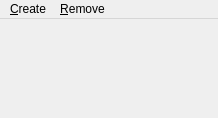
<?xml version="1.0" encoding="UTF-8"?>
<ui version="4.0">
 <class>NPWindow</class>
 <widget class="QMainWindow" name="NPWindow">
  <property name="geometry">
   <rect>
    <x>0</x>
    <y>0</y>
    <width>218</width>
    <height>118</height>
   </rect>
  </property>
  <property name="windowTitle">
   <string>NetPort</string>
  </property>
  <widget class="QWidget" name="centralwidget">
   <layout class="QVBoxLayout" name="verticalLayout">
    <property name="leftMargin">
     <number>3</number>
    </property>
    <property name="topMargin">
     <number>3</number>
    </property>
    <property name="rightMargin">
     <number>3</number>
    </property>
    <property name="bottomMargin">
     <number>3</number>
    </property>
   </layout>
  </widget>
  <widget class="QMenuBar" name="menubar">
   <property name="geometry">
    <rect>
     <x>0</x>
     <y>0</y>
     <width>218</width>
     <height>22</height>
    </rect>
   </property>
   <widget class="QMenu" name="menu_Create">
    <property name="title">
     <string>&amp;Create</string>
    </property>
    <addaction name="action_New_NetPort"/>
   </widget>
   <widget class="QMenu" name="menu_Remove">
    <property name="title">
     <string>&amp;Remove</string>
    </property>
    <addaction name="action_NetPort"/>
   </widget>
   <addaction name="menu_Create"/>
   <addaction name="menu_Remove"/>
  </widget>
  <action name="action_New_NetPort">
   <property name="text">
    <string>&amp;New NetPort</string>
   </property>
  </action>
  <action name="action_NetPort">
   <property name="text">
    <string>Existing &amp;NetPort</string>
   </property>
  </action>
 </widget>
 <resources/>
 <connections/>
</ui>
